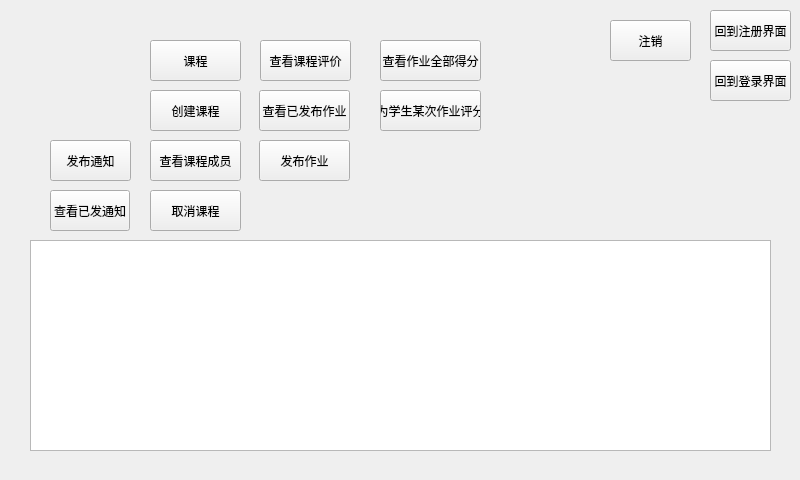
<?xml version="1.0" encoding="UTF-8"?>
<ui version="4.0">
 <class>tea</class>
 <widget class="QWidget" name="tea">
  <property name="geometry">
   <rect>
    <x>0</x>
    <y>0</y>
    <width>800</width>
    <height>480</height>
   </rect>
  </property>
  <property name="minimumSize">
   <size>
    <width>800</width>
    <height>480</height>
   </size>
  </property>
  <property name="maximumSize">
   <size>
    <width>800</width>
    <height>480</height>
   </size>
  </property>
  <property name="windowTitle">
   <string>Form</string>
  </property>
  <widget class="QPushButton" name="bacreg">
   <property name="geometry">
    <rect>
     <x>710</x>
     <y>10</y>
     <width>81</width>
     <height>41</height>
    </rect>
   </property>
   <property name="text">
    <string>回到注册界面</string>
   </property>
  </widget>
  <widget class="QPushButton" name="baclog">
   <property name="geometry">
    <rect>
     <x>710</x>
     <y>60</y>
     <width>81</width>
     <height>41</height>
    </rect>
   </property>
   <property name="text">
    <string>回到登录界面</string>
   </property>
  </widget>
  <widget class="QPushButton" name="notice">
   <property name="geometry">
    <rect>
     <x>50</x>
     <y>190</y>
     <width>80</width>
     <height>41</height>
    </rect>
   </property>
   <property name="text">
    <string>查看已发通知</string>
   </property>
  </widget>
  <widget class="QPushButton" name="notice_publish">
   <property name="geometry">
    <rect>
     <x>50</x>
     <y>140</y>
     <width>81</width>
     <height>41</height>
    </rect>
   </property>
   <property name="text">
    <string>发布通知</string>
   </property>
  </widget>
  <widget class="QPushButton" name="course">
   <property name="geometry">
    <rect>
     <x>150</x>
     <y>40</y>
     <width>91</width>
     <height>41</height>
    </rect>
   </property>
   <property name="text">
    <string>课程</string>
   </property>
  </widget>
  <widget class="QPushButton" name="create">
   <property name="geometry">
    <rect>
     <x>150</x>
     <y>90</y>
     <width>91</width>
     <height>41</height>
    </rect>
   </property>
   <property name="text">
    <string>创建课程</string>
   </property>
  </widget>
  <widget class="QTextEdit" name="text_out">
   <property name="geometry">
    <rect>
     <x>30</x>
     <y>240</y>
     <width>741</width>
     <height>211</height>
    </rect>
   </property>
  </widget>
  <widget class="QPushButton" name="pushButton">
   <property name="geometry">
    <rect>
     <x>610</x>
     <y>20</y>
     <width>81</width>
     <height>41</height>
    </rect>
   </property>
   <property name="text">
    <string>注销</string>
   </property>
  </widget>
  <widget class="QLabel" name="head">
   <property name="geometry">
    <rect>
     <x>30</x>
     <y>30</y>
     <width>91</width>
     <height>31</height>
    </rect>
   </property>
   <property name="text">
    <string/>
   </property>
  </widget>
  <widget class="QPushButton" name="homework_publish">
   <property name="geometry">
    <rect>
     <x>259</x>
     <y>140</y>
     <width>91</width>
     <height>41</height>
    </rect>
   </property>
   <property name="text">
    <string>发布作业</string>
   </property>
  </widget>
  <widget class="QPushButton" name="homework_view">
   <property name="geometry">
    <rect>
     <x>259</x>
     <y>90</y>
     <width>91</width>
     <height>41</height>
    </rect>
   </property>
   <property name="text">
    <string>查看已发布作业</string>
   </property>
  </widget>
  <widget class="QPushButton" name="pushButton_2">
   <property name="geometry">
    <rect>
     <x>150</x>
     <y>140</y>
     <width>91</width>
     <height>41</height>
    </rect>
   </property>
   <property name="text">
    <string>查看课程成员</string>
   </property>
  </widget>
  <widget class="QPushButton" name="pushButton_3">
   <property name="geometry">
    <rect>
     <x>150</x>
     <y>190</y>
     <width>91</width>
     <height>41</height>
    </rect>
   </property>
   <property name="text">
    <string>取消课程</string>
   </property>
  </widget>
  <widget class="QPushButton" name="pushButton_4">
   <property name="geometry">
    <rect>
     <x>260</x>
     <y>40</y>
     <width>91</width>
     <height>41</height>
    </rect>
   </property>
   <property name="text">
    <string>查看课程评价</string>
   </property>
  </widget>
  <widget class="QPushButton" name="pushButton_5">
   <property name="geometry">
    <rect>
     <x>380</x>
     <y>40</y>
     <width>101</width>
     <height>41</height>
    </rect>
   </property>
   <property name="text">
    <string>查看作业全部得分</string>
   </property>
  </widget>
  <widget class="QPushButton" name="pushButton_6">
   <property name="geometry">
    <rect>
     <x>380</x>
     <y>90</y>
     <width>101</width>
     <height>41</height>
    </rect>
   </property>
   <property name="text">
    <string>为学生某次作业评分</string>
   </property>
  </widget>
 </widget>
 <resources/>
 <connections/>
</ui>
